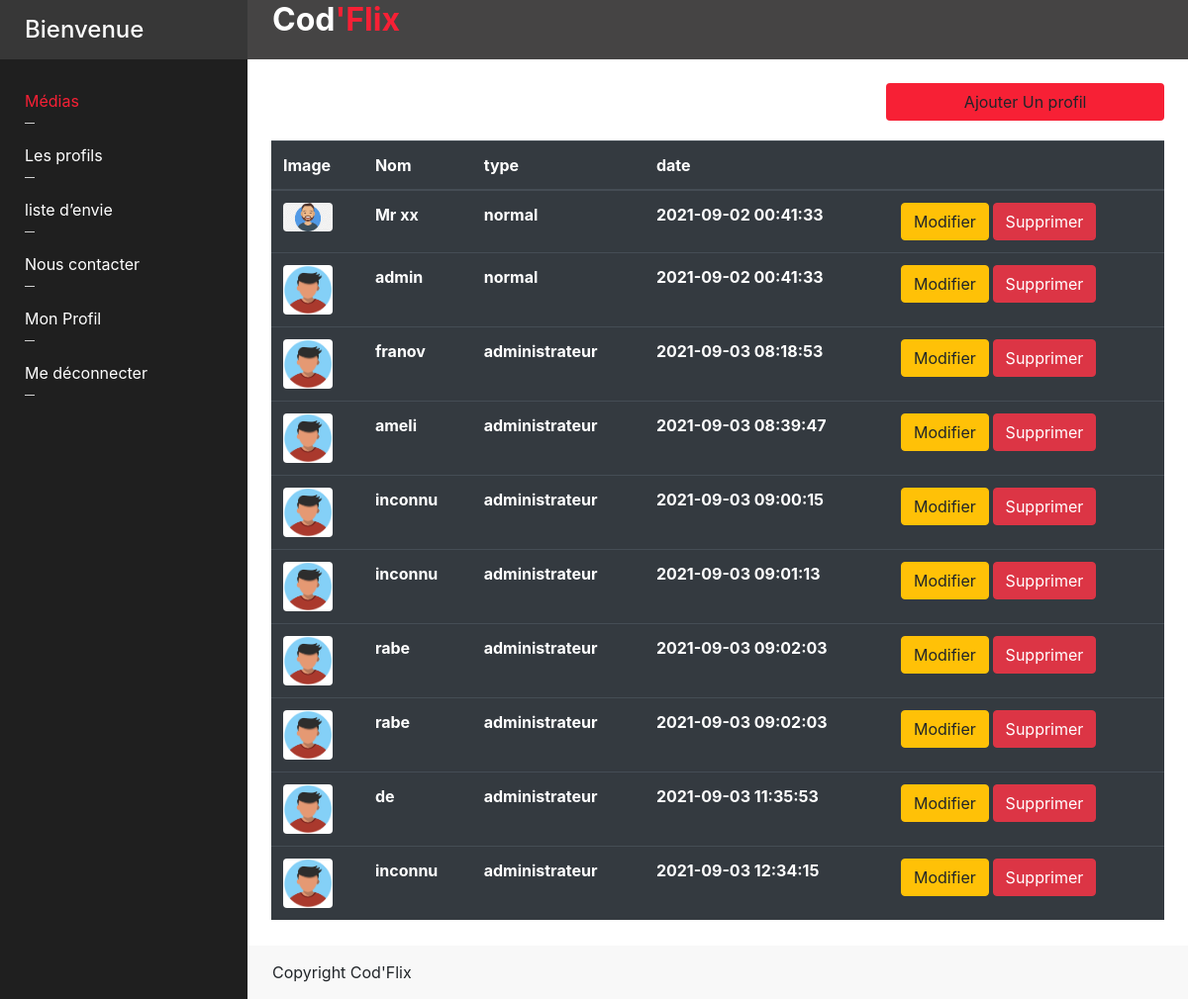
Screenshot of /index.php?action=profil (signed in) with the database file from the repository.
### tables this page shows
CREATE TABLE `profils` (
  `id` int(11) NOT NULL,
  `name` varchar(50) NOT NULL,
  `email` varchar(250) NOT NULL,
  `avatar` varchar(500) NOT NULL,
  `typ_id` int(11) NOT NULL,
  `dat_cre` timestamp NOT NULL DEFAULT CURRENT_TIMESTAMP
);

CREATE TABLE `type` (
  `id` int(11) NOT NULL,
  `name` varchar(50) NOT NULL
);

### model/profil.php (called while the page is built, shortened)
<?php
class profil {
  public static function getAllprofil(){
    $db = init_db();
    $req  = $db->query( "SELECT *,t.name as type,u.id as id ,u.name as name FROM profils u INNER JOIN type t ON u.typ_id = t.id" );
    return $req->fetchAll();
}
}

### view/ProfilListView.php (the view, shortened to what this page needs)
<div class="row">
    <div class="col-md-4 offset-md-8">
                <a href="index.php?action=addProfil"class="btn btn-block bg-red " style="
    margin-bottom: 20px;
">Ajouter Un profil</a>
    </div>
</div>
<div class="media-list">
    <table  class="table table-dark">
        <thead>
            <tr> <th>Image </th>
                <th>Nom</th>
                <th>type</th>
                <th>date</th>
                <th></th>
            </tr>
        </thead>
        <tbody>
            <?php foreach ($list as $profil): ?>
            <tr>
                <th><img src ="<?= $profil['avatar']; ?>"  class="rounded" width="50px"></th>
                <th><?= $profil['name']; ?></th>
                <th><?= $profil['type']; ?>
                </th>
                <th><?= $profil['dat_cre']; ?></th>
                <th>
                <a href="index.php?action=updateprofil&id=<?= $profil['id'] ?>"  class="btn btn-warning">Modifier</a>
                <a href="index.php?action=deletprofil&email=<?= $profil['email'] ?>" " class="btn btn-danger">Supprimer</a>
                </th>
            </tr>
            <?php endforeach; ?>
</table>
</div>
<?php $content = ob_get_clean(); ?>
<?php require('dashboard.php'); ?>

### index.php (shortened to what this page needs)
<?php
require_once( 'controller/ProfilController.php' );
if ( isset( $_GET['action'] ) ):
  switch( $_GET['action']):
    case 'profil':
    profilPage();
    break;
  endswitch;
endif;

### controller/ProfilController.php (shortened to what this page needs)
<?php
require_once( 'model/profil.php' );
function profilPage() {
  $user_id = isset( $_SESSION['user_id'] ) ? $_SESSION['user_id'] : false;
  if( $user_id ):
    $list = Profil::getAllprofil();
    require('view/ProfilListView.php');
  else:
    require('view/homeView.php');
  endif;
}

### view/dashboard.php (shortened to what this page needs)
<!DOCTYPE html>
<html>
  <head>
    <link href="public/lib/bootstrap/css/bootstrap.min.css" rel="stylesheet" />
    <link href="public/lib/font-awesome/css/all.min.css" rel="stylesheet" />
    <link href="/your-path-to-fontawesome/css/fontawesome.css" rel="stylesheet">
    <link href="public/css/partials/partials.css" rel="stylesheet" />
    <link href="public/css/layout/layout.css" rel="stylesheet" />
  </head>
  <body>
    <div class="wrapper d-flex align-items-stretch">
      <nav id="sidebar">
        <h2 class="title">Bienvenue</h2>
        <div class="sidebar-menu">
          <ul>
            <li class="active"><a href="index.php">Médias</a></li>
            <li><a href="index.php?action=profil">Les profils</a></li>
            <li><a href="index.php?action=enveie">liste d’envie</a></li>
            <li><a href="index.php?action=contact">Nous contacter</a></li>
            <li><a href="index.php?action=updatemyprofil">Mon Profil</a></li>
            <li><a href="index.php?action=logout">Me déconnecter</a></li>
          </ul>
        </div>
      </nav>
      <div id="content">
        <div class="header">
          <h2 class="title">Cod<span>'Flix</span></h2>
        </div>
        <div class="content p-4">
          <?= $content; ?>
        </div>
        <footer>Copyright Cod'Flix</footer>
      </div>
    </div>
  </body>
</html>

### public/css/partials/variables.css (style rules this page uses)
:root { --color-red: #f72035; --color-blue: #4b9bff; --color-gray: #b3b3b3; }

### public/css/layout/main/structure.css (style rules this page uses)
.bg-red { background-color: var(--color-red) !important; }
.wrapper { width: 100%; min-height: 100vh; }
#content { position: relative; flex-basis: 100%; }

### public/css/layout/main/footer.css (style rules this page uses)
footer { position: absolute; bottom: 0; width: 100%; background: #f8f8f8; padding: 15px 25px; }

### public/css/layout/main/menu.css (style rules this page uses)
#sidebar { min-width: 250px; max-width: 250px; background: #1f1f1f; color: var(--color-red); -webkit-transition: all 0.3s; -o-transition: all 0.3s; transition: all 0.3s; position: relative; flex-basis: 250px; }
#sidebar .sidebar-menu { padding: 0 25px 25px 25px; }
#sidebar .title { margin-bottom: 20px; font-weight: 500; color: #fff; background: #373737; padding: 10px 25px; height: 60px; font-size: 1.5rem; line-height: 40px; }
#sidebar ul { padding: 0; list-style-type: none; }
#sidebar ul li { font-size: 16px; }
#sidebar ul li a { padding: 10px 0; display: block; color: #fff; }
#sidebar ul li a:after { content: ""; display: block; width: 10px; border-bottom: 1px solid rgba(255, 255, 255, 0.8); margin-top: 10px; }
#sidebar ul li.active > a { background: transparent; color: var(--color-red); }
#content .header { background: #454444; padding: 10px 25px; height: 60px; display: flex; align-items: center; justify-content: space-between; }
#content .header .title { font-weight: 700; color: #fff; }
#content .header .title span { color: var(--color-red); }

### public/css/layout/pages/media.css (style rules this page uses)
.media-list { display: flex; flex-wrap: wrap; margin-bottom: 40px; }
.active { color:red; }
.title { margin-bottom: 20px }

### rows the page displays
profils: avatar (picture), name "Mr xx", type.name "normal", dat_cre "2021-09-02 00:41:33"
profils: avatar (placeholder picture), name "admin", type.name "normal", dat_cre "2021-09-02 00:41:33"
profils: avatar (placeholder picture), name "franov", type.name "administrateur", dat_cre "2021-09-03 08:18:53"
profils: avatar (placeholder picture), name "ameli", type.name "administrateur", dat_cre "2021-09-03 08:39:47"
profils: avatar (placeholder picture), name "inconnu", type.name "administrateur", dat_cre "2021-09-03 09:00:15"
profils: avatar (placeholder picture), name "inconnu", type.name "administrateur", dat_cre "2021-09-03 09:01:13"
profils: avatar (placeholder picture), name "rabe", type.name "administrateur", dat_cre "2021-09-03 09:02:03"
profils: avatar (placeholder picture), name "rabe", type.name "administrateur", dat_cre "2021-09-03 09:02:03"
profils: avatar (placeholder picture), name "de", type.name "administrateur", dat_cre "2021-09-03 11:35:53"
profils: avatar (placeholder picture), name "inconnu", type.name "administrateur", dat_cre "2021-09-03 12:34:15"
